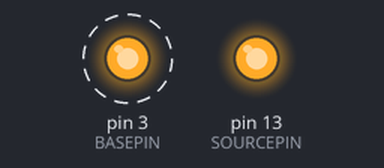
A sketch run on a simulated Arduino Uno, built with avr-gcc and run on an emulated ATmega328P. Parts: output pins drawn as LEDs (lit = HIGH). Dashed ring = blinking.

Above: at 0.05 s.
Timing chart, 0 to 3.0 s (numbered marks = the images above):
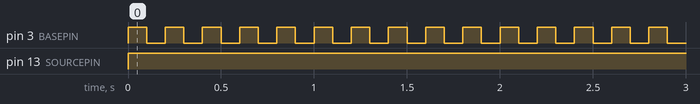

The sketch:

Switching_Test_Code.ino
```cpp
#define BASEPIN 3 //Base can be opened by an I/O pin
#define SOURCEPIN 13

void setup() {
  pinMode(BASEPIN, OUTPUT);
  pinMode(SOURCEPIN, OUTPUT);
}

void loop() {
  digitalWrite(SOURCEPIN, HIGH); //Power the BJT
  digitalWrite(BASEPIN, HIGH); //Switch BJT on
  delay(100);
  digitalWrite(BASEPIN, LOW); //Switch BJT off
  delay(100);
}
```

Measured:
- by itself, pin 3 (BASEPIN): alternates HIGH for 0.10 s and LOW for 0.10 s
- by itself, pin 13 (SOURCEPIN): LOW → HIGH at 0.00 s
